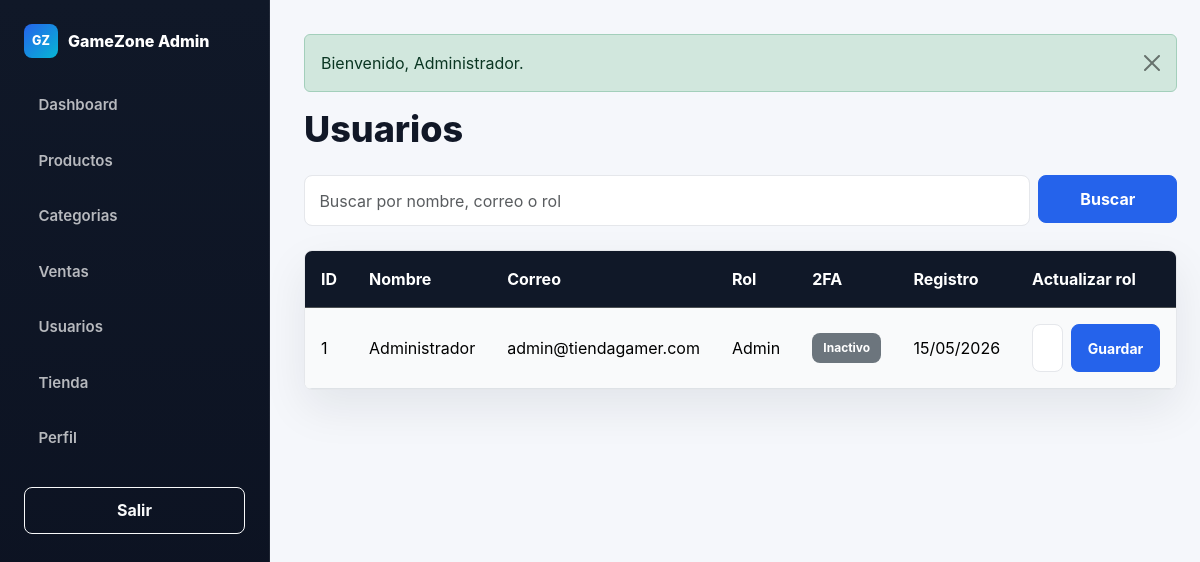
The page /usuarios.php (signed in) on the database its author committed.
### tables this page shows
CREATE TABLE IF NOT EXISTS usuario (
    id_usuario INT AUTO_INCREMENT PRIMARY KEY,
    nombre VARCHAR(100) NOT NULL,
    correo VARCHAR(150) NOT NULL UNIQUE,
    `contraseña` VARCHAR(255) NOT NULL,
    rol ENUM('admin', 'cliente') NOT NULL DEFAULT 'cliente',
    codigo_2fa VARCHAR(10) DEFAULT NULL,
    codigo_2fa_expira DATETIME DEFAULT NULL,
    intentos_2fa INT NOT NULL DEFAULT 0,
    estado_2fa TINYINT(1) NOT NULL DEFAULT 0,
    fecha_registro DATETIME NOT NULL DEFAULT CURRENT_TIMESTAMP
);

### config/database.php (called while the page is built, shortened)
<?php
function db(): ?PDO
{
    static $pdo = null;
    if ($pdo instanceof PDO) {
        return $pdo;
    }
    $dsn = 'mysql:host=' . DB_HOST . ';dbname=' . DB_NAME . ';charset=' . DB_CHARSET;
    try {
        $pdo = new PDO($dsn, DB_USER, DB_PASS, [
            PDO::ATTR_ERRMODE => PDO::ERRMODE_EXCEPTION,
            PDO::ATTR_DEFAULT_FETCH_MODE => PDO::FETCH_ASSOC,
            PDO::ATTR_EMULATE_PREPARES => false,
        ]);
        return $pdo;
    } catch (PDOException $exception) {
        $failed = true;
        $GLOBALS['db_error'] = $exception->getMessage();
        return null;
    }
}
function db_all(string $sql, array $params = []): array
{
    $pdo = db();
    try {
        $statement = $pdo->prepare($sql);
        $statement->execute($params);
        return $statement->fetchAll();
    } catch (PDOException $exception) {
        $GLOBALS['db_error'] = $exception->getMessage();
        return [];
    }
}
function e(?string $value): string
{
    return htmlspecialchars((string) $value, ENT_QUOTES, 'UTF-8');
}

### usuarios.php (the view, shortened to what this page needs)
<?php
$busquedaAdmin = trim($_GET['buscar'] ?? '');
$pagina = max(1, (int) ($_GET['pagina'] ?? 1));
$porPagina = 10;
$offset = ($pagina - 1) * $porPagina;
$whereUsuarios = [];
$paramsUsuarios = [];
$whereSqlUsuarios = $whereUsuarios ? ' WHERE ' . implode(' AND ', $whereUsuarios) : '';
$usuarios = db_all(
    "SELECT id_usuario, nombre, correo, rol, estado_2fa, fecha_registro
     FROM usuario
     $whereSqlUsuarios
     ORDER BY id_usuario DESC
     LIMIT $porPagina OFFSET $offset",
    $paramsUsuarios
);
?>
<!DOCTYPE html>
<html lang="es">
<head>
    <link href="https://cdn.jsdelivr.net/npm/bootstrap@5.3.3/dist/css/bootstrap.min.css" rel="stylesheet">
    <link rel="stylesheet" href="assets/css/styles.css">
</head>
<body>
<div class="admin-layout d-flex">
    <?php include 'includes/sidebar.php'; ?>
    <main class="container-fluid p-4">
        <?php include 'includes/flash.php'; ?>
        <h1 class="mb-4">Usuarios</h1>
        <form method="GET" action="usuarios.php" class="row g-2 mb-4">
            <div class="col-md-10">
                <input type="search" name="buscar" class="form-control" placeholder="Buscar por nombre, correo o rol" value="<?php echo e($busquedaAdmin); ?>">
            </div>
            <div class="col-md-2">
                <button class="btn btn-primary w-100">Buscar</button>
            </div>
        </form>
        <div class="table-responsive">
            <table class="table table-striped table-hover align-middle">
                <thead class="table-dark">
                    <tr>
                        <th>ID</th>
                        <th>Nombre</th>
                        <th>Correo</th>
                        <th>Rol</th>
                        <th>2FA</th>
                        <th>Registro</th>
                        <th>Actualizar rol</th>
                    </tr>
                </thead>
                <tbody>
                    <?php foreach ($usuarios as $usuario): ?>
                        <tr>
                            <td><?php echo e((string) $usuario['id_usuario']); ?></td>
                            <td><?php echo e($usuario['nombre']); ?></td>
                            <td><?php echo e($usuario['correo']); ?></td>
                            <td><?php echo e(ucfirst($usuario['rol'])); ?></td>
                            <td>
                                <span class="badge <?php echo (int) $usuario['estado_2fa'] === 1 ? 'text-bg-success' : 'text-bg-secondary'; ?>">
                                    <?php echo (int) $usuario['estado_2fa'] === 1 ? 'Activo' : 'Inactivo'; ?>
                                </span>
                            </td>
                            <td><?php echo e(date('d/m/Y', strtotime($usuario['fecha_registro']))); ?></td>
                            <td>
                                <form method="POST" action="usuarios.php" class="d-flex gap-2">
                                    <select name="rol" class="form-control form-control-sm">
                                        <option value="admin" <?php echo $usuario['rol'] === 'admin' ? 'selected' : ''; ?>>Admin</option>
                                    </select>
                                    <button class="btn btn-primary btn-sm">Guardar</button>
                                </form>
                            </td>
                        </tr>
                    <?php endforeach; ?>
                </tbody>
            </table>
        </div>
    </main>
</div>
</body>
</html>

### assets/css/styles.css (style rules this page uses)
:root { --ink: #111827; --muted: #6b7280; --soft: #f5f7fb; --panel: #ffffff; --line: #e5e7eb; --navy: #101828; --navy-2: #172033; --blue: #2563eb; --cyan: #06b6d4; --green: #16a34a; --red: #e11d48; --amber: #f59e0b; --shadow: 0 18px 45px rgba(17, 24, 39, 0.08); }
* { letter-spacing: 0; }
body { background: var(--soft); color: var(--ink); font-family: Inter, "Segoe UI", Arial, sans-serif; }
.btn { border-radius: 8px; font-weight: 700; padding: 0.68rem 1rem; }
.btn-primary { background: var(--blue); border-color: var(--blue); }
.form-control { border: 1px solid var(--line); border-radius: 8px; padding: 0.78rem 0.9rem; }
.admin-layout { min-height: 100vh; background: var(--soft); }
.admin-layout main { padding: 34px !important; }
.admin-layout h1 { font-size: clamp(1.8rem, 3vw, 2.6rem); font-weight: 850; }
.table-responsive { border: 1px solid var(--line); border-radius: 8px; background: #fff; box-shadow: var(--shadow); }
.table { margin-bottom: 0; }
.table > :not(caption) > * > * { padding: 1rem; }
.table-dark { --bs-table-bg: #101828; }
.table-striped > tbody > tr:nth-of-type(odd) > * { --bs-table-bg-type: #f9fafb; }
.badge { border-radius: 8px; padding: 0.55rem 0.7rem; }

### rows shown on the page
usuario: id_usuario "1", nombre "Administrador", correo "admin@tiendagamer.com", rol "Admin", estado_2fa "Inactivo", fecha_registro "15/05/2026"

### other values the page prints
$message['message'] "Bienvenido, Administrador."
